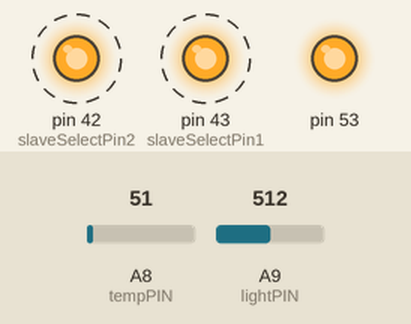
This sketch was run on a simulated Arduino Mega 2560, built with avr-gcc and run on an emulated ATmega2560. Shown: output pins drawn as LEDs (lit = HIGH). Dashed ring = blinking. The inputs (shaded band) are chosen by the test bench; at power-on: A8 (tempPIN) = 51, A9 (lightPIN) = 512.

Above: at 0.2 s.
Timing chart, 0 to 3.2 s (numbered marks = the images above):
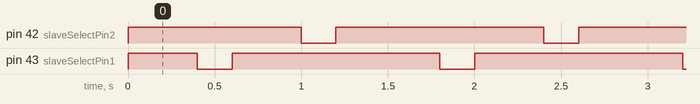

The sketch:

master.ino
```cpp
#include <SPI.h>

const int slaveSelectPin1 = 43;
const int slaveSelectPin2 = 42;
const int tempPIN = A8;
const int lightPIN = A9;

int analogValue;
uint8_t mapped;
int turn = 1;

void setup() {

  pinMode(slaveSelectPin1, OUTPUT);
  digitalWrite(slaveSelectPin1, HIGH);

  pinMode(slaveSelectPin2, OUTPUT);
  digitalWrite(slaveSelectPin2, HIGH);

  pinMode(lightPIN, INPUT);
  pinMode(tempPIN, INPUT);

  SPI.begin();
}

void loop() {
  if (turn == 1)
  {
    delay(400);
    analogValue = analogRead(tempPIN);
    mapped = map(analogValue, 0, 306, 0, 150);
    sendData(mapped, turn);
    turn = 2;
    delay(200);
  } else if (turn == 2){
    delay(200);
    analogValue = analogRead(lightPIN);
    mapped = map(analogValue, 0, 1023, 0, 100);
    sendData(mapped, turn);
    turn = 1;
    delay(200);
  }
}
void sendData (uint8_t data, int ss)
{
  if (ss == 1)
    digitalWrite(slaveSelectPin1, LOW);
  else if (ss == 2)
    digitalWrite(slaveSelectPin2, LOW);
  delay(100);
  SPI.transfer(data);
  delay(100);
  if (ss == 1)
    digitalWrite(slaveSelectPin1, HIGH);
  else if (ss == 2)
    digitalWrite(slaveSelectPin2, HIGH);
}
```

Measured:
- by itself, pin 42 (slaveSelectPin2), pin 43 (slaveSelectPin1): alternates HIGH for 1.2 s and LOW for 0.20 s
- by itself, everything shown: repeats every 1.4 s, in 4 steps
